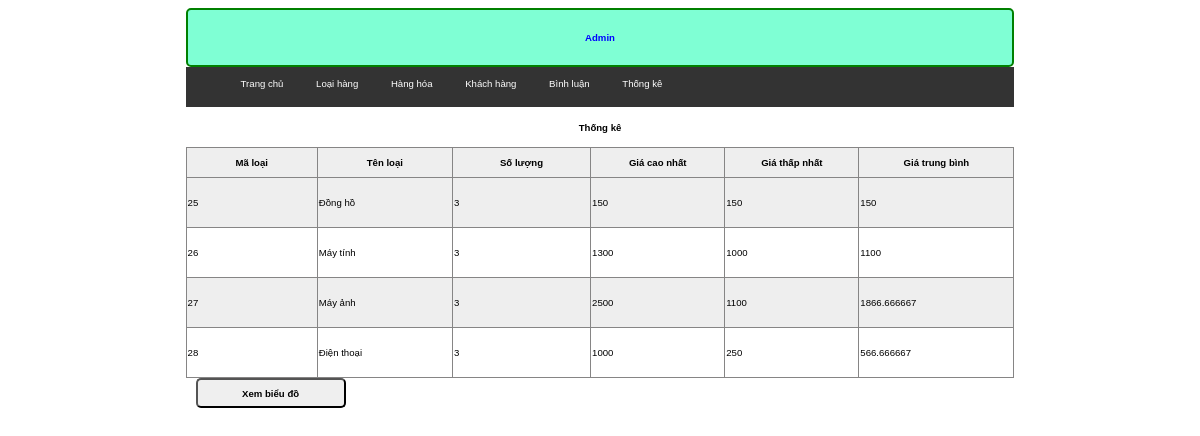
The app's page /Assignment/tuan/user/index.php?act=tk with its own data.
### tables this page shows
CREATE TABLE `loai` (
  `ma_loai` int NOT NULL COMMENT 'mã loại hàng',
  `ten_loai` varchar(50) NOT NULL COMMENT 'tên loại hàng'
);

### Assignment/tuan/user/pdo.php (called while the page is built, shortened)
<?php
function pdo_get_connection(){
    try {
      $conn = new PDO("mysql:host=localhost;dbname=xsshop;charset=utf8", "root", "trinhduc2001");
      $conn->setAttribute(PDO::ATTR_ERRMODE, PDO::ERRMODE_EXCEPTION);
      return $conn;
    } catch(PDOException $e) {
      echo "Lỗi kết nối: " . $e->getMessage();
    }
}
function pdo_query($sql){
  $sql_args = array_slice(func_get_args(),1);
  try{
    $conn= pdo_get_connection();
    $stmt=$conn->prepare($sql);
    $stmt->execute($sql_args);
    $rows=$stmt->fetchAll();
    return $rows;
  }catch(PDOException $e){
    throw $e;
  }finally{
    unset($conn);
  }
}

### Assignment/tuan/thongke/list.php (the view)
<div class="rowheader"><h1>Thống kê</h1></div>
<table>
    <thead>
        <tr>
            <th>Mã loại</th>
            <th>Tên loại</th>
            <th>Số lượng</th>
            <th>Giá cao nhất</th>
            <th>Giá thấp nhất</th>
            <th>Giá trung bình</th>
        </tr>
    </thead>
    <tbody>
        <?php foreach($tk as $tkm) :?>
        <tr>
            <td><?=$tkm['ml']?></td>
            <td><?=$tkm['tl']?></td>
            <td><?=$tkm['sl']?></td>
            <td><?=$tkm['max']?></td>
            <td><?=$tkm['min']?></td>
            <td><?=$tkm['tb']?></td>
        </tr>
<?php endforeach ?>
    </tbody>
</table>
<a href="../user/index.php?act=bd"><input type="button" value="Xem biểu đồ" class="border-[2px] bg-[#eee] border-[#868585]"></a>

### Assignment/css/style.css (style rules this page uses)
* { box-sizing: border-box; font-family: sans-serif; font-size: 0.8vw; }

### Assignment/tuan/user/header.php (style rules this page uses)
.rowheader { height: 40px; width: 100%; display: flex; justify-content: center; align-items: center; background-color:#fff; }
input[type="button"] { margin: 0 10px; width: 150px; height: 30px; border-radius: 5px 5px 5px 5px; font-weight: 700; }
td { width: 300px; height:50px; }
th { height:30px; }
table, th, td { border:1px solid #868585; }
table { border-collapse:collapse; }
table tr:nth-child(odd) { background-color:#eee; }
table tr:nth-child(even) { background-color:white; }
input[type="submit"],input[type="reset"],input[type="button"] { margin: 0 10px; height: 30px; border-radius: 5px 5px 5px 5px; font-weight: 700; }

### records on screen
loai: ma_loai "25", ten_loai "Đồng hồ", sl "3", max "150", min "150", tb "150"
loai: ma_loai "26", ten_loai "Máy tính", sl "3", max "1300", min "1000", tb "1100"
loai: ma_loai "27", ten_loai "Máy ảnh", sl "3", max "2500", min "1100", tb "1866.666667"
loai: ma_loai "28", ten_loai "Điện thoại", sl "3", max "1000", min "250", tb "566.666667"
